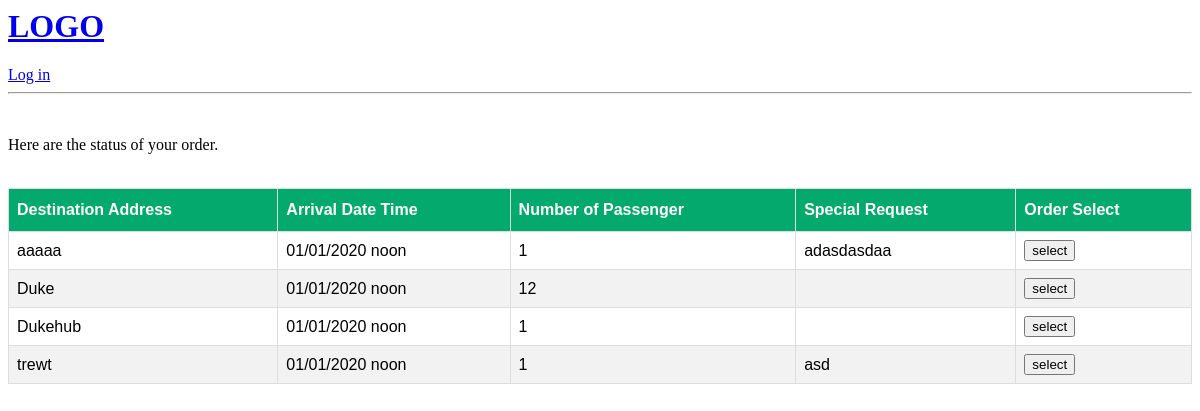
The app's page /user/driverSelect/ with its own data.
### user/models.py (models this page shows, shortened)
class Owner(models.Model):
    owner = models.ForeignKey(User, on_delete=models.CASCADE)
    Destination_Address = models.CharField(max_length=100)
    Arrival_Date_Time = models.DateTimeField(help_text='Format: 2020-01-01 12:00')
    Number_of_Passenger = models.PositiveIntegerField(default=1)
    Vehicle_Type = models.CharField(max_length=20, choices=TYPE_CHOICES, default='--')
    Special_Request = models.CharField(max_length=400, blank=True)
    Share_Or_Not = models.BooleanField()
    Max_Share_Num = models.PositiveIntegerField(help_text='If you do not want to share please choose 0', default=0)
    Status = models.CharField(default='Ongoing', max_length=20)
    Sharers_Name = models.CharField(default='', max_length=50, blank=True)
    Driver_Name = models.CharField(default='', max_length=50, blank=True)
    Driver_License = models.CharField(default='', max_length=50, blank=True)

### user/views.py (the view)
# urls.py: path('driverSelect/',DriverListView.as_view() , name='DriverSelect'),
class DriverListView(ListView):
    template_name = 'user/driver_select.html'
    def get_queryset(self):
        return Owner.objects.filter().order_by('Arrival_Date_Time')

### user/templates/user/driver_select.html (shortened to what this page needs)
{%extends 'main.html'%}
{% load mathfilters %}
{%block content%}
<br>
    <p>
        Here are the status of your order.
    </p>
<br>
<table id="customers">
    <thead>
    <tr>
        <th>Destination Address</th>
        <th>Arrival Date Time</th>
        <th>Number of Passenger</th>
        <th>Special Request</th>
        <th>Order Select</th>
    </tr>
    </thead>
    <tbody>
    {% for ride in object_list %}
    <tr>
    <td>{{ ride.Destination_Address }}</td>
    <td>{{ ride.Arrival_Date_Time|date:"m/d/Y P" }}</td>
    <td>{{ ride.Number_of_Passenger }}</td>
    <td>{{ ride.Special_Request }}</td>
    <td><button onclick= "myFunction()">select</button></td>
    </tr>
    {% endfor %}
    </tbody>
</table>
{% endblock %}

### user/templates/user/driver_select.html (style rules this page uses)
#customers { font-family: Arial, Helvetica, sans-serif; border-collapse: collapse; width: 100%; }
#customers td, #customers th { border: 1px solid #ddd; padding: 8px; }
#customers tr:nth-child(even) { background-color: #f2f2f2; }
#customers th { padding-top: 12px; padding-bottom: 12px; text-align: left; background-color: #04AA6D; color: white; }

### records on screen
Owner: Destination_Address "aaaaa", Arrival_Date_Time "01/01/2020 noon", Number_of_Passenger "1", Special_Request "adasdasdaa"
Owner: Destination_Address "Duke", Arrival_Date_Time "01/01/2020 noon", Number_of_Passenger "12"
Owner: Destination_Address "Dukehub", Arrival_Date_Time "01/01/2020 noon", Number_of_Passenger "1"
Owner: Destination_Address "trewt", Arrival_Date_Time "01/01/2020 noon", Number_of_Passenger "1", Special_Request "asd"
